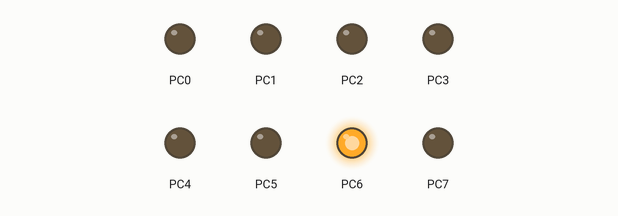
The program below on a simulated ATmega32, CodeVisionAVR source translated, built with avr-gcc and emulated at 1 MHz. On the bench: output pins drawn as LEDs (lit = HIGH).

Above: at 0.29 s.
At 0.89 s:
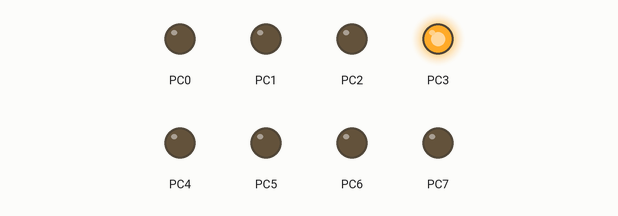
At 1.59 s:
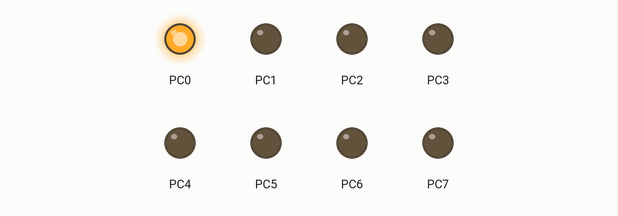
At 2.69 s:
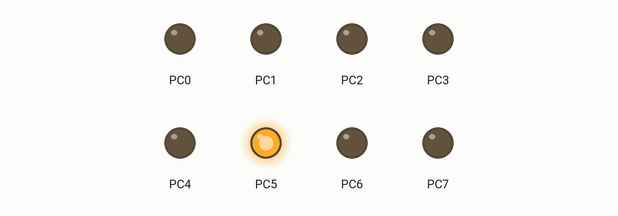
At 3.89 s:
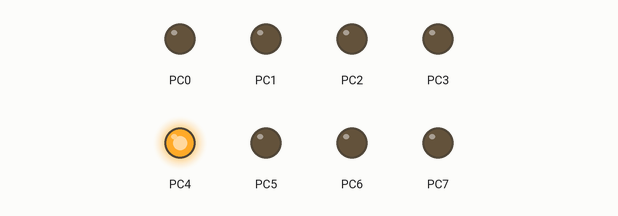
At 6.39 s:
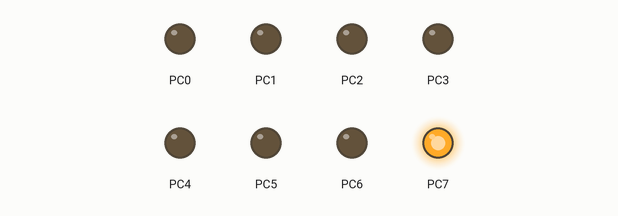
Timing chart, 0 to 7.4 s (numbered marks = the images above):
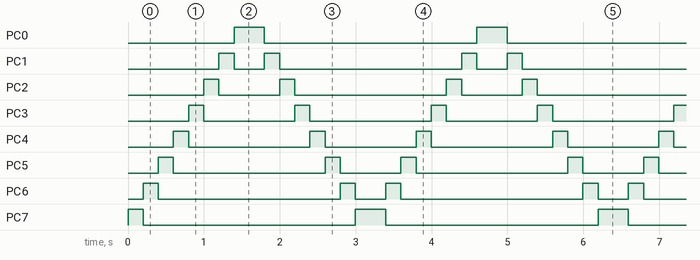

Measured:
- by itself, PC0: alternates HIGH for 0.40 s and LOW for 2.8 s
- by itself, PC1: repeats every 3.2 s: LOW 0.40 s, HIGH 0.20 s, LOW 2.4 s, HIGH 0.20 s
- by itself, PC2: repeats every 3.2 s: LOW 0.80 s, HIGH 0.20 s, LOW 2.0 s, HIGH 0.20 s
- by itself, PC3: repeats every 3.2 s: LOW 1.2 s, HIGH 0.20 s, LOW 1.6 s, HIGH 0.20 s
- by itself, PC4: repeats every 3.2 s: LOW 1.6 s, HIGH 0.20 s, LOW 1.2 s, HIGH 0.20 s
- by itself, PC5: repeats every 3.2 s: LOW 2.0 s, HIGH 0.20 s, LOW 0.80 s, HIGH 0.20 s
- by itself, PC6: repeats every 3.2 s: LOW 2.4 s, HIGH 0.20 s, LOW 0.40 s, HIGH 0.20 s
- by itself, PC7: repeats every 3.2 s: LOW 2.8 s, HIGH 0.40 s

The program:

Pertemuan2.c
```c
#include <mega32.h>
#include <delay.h>

int i;
void main ()
{
	DDRC = 0xFF; //output
	while (1)
	{
	//place your code here
	PORTC = 0b10000000;
    delay_ms (200);
    for (i=0; i<7; i++) {
        PORTC >>= 1;
        delay_ms(200);
	}

    PORTC = 0b00000001;
    delay_ms (200);
    for (i=0; i<7; i++) {
        PORTC <<= 1;
        delay_ms(200);
	}
    }
}
```
